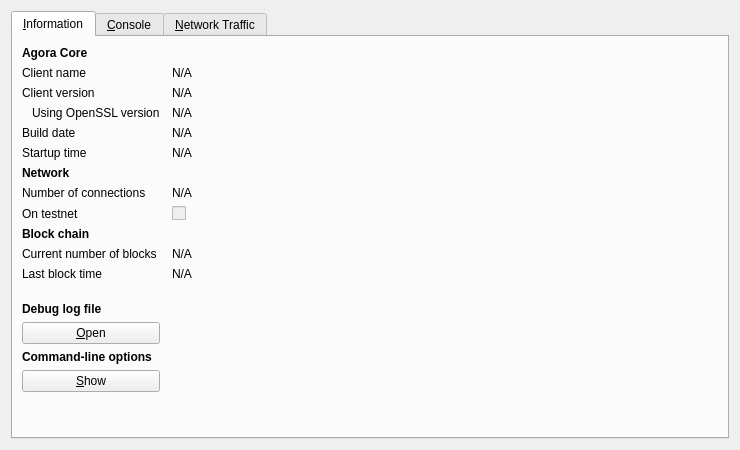
<?xml version="1.0" encoding="UTF-8"?>
<ui version="4.0">
 <class>RPCConsole</class>
 <widget class="QDialog" name="RPCConsole">
  <property name="geometry">
   <rect>
    <x>0</x>
    <y>0</y>
    <width>740</width>
    <height>450</height>
   </rect>
  </property>
  <property name="windowTitle">
   <string>Agora - Debug window</string>
  </property>
  <layout class="QVBoxLayout" name="verticalLayout_2">
   <item>
    <widget class="QTabWidget" name="tabWidget">
     <property name="currentIndex">
      <number>0</number>
     </property>
     <widget class="QWidget" name="tab_info">
      <attribute name="title">
       <string>&amp;Information</string>
      </attribute>
      <layout class="QGridLayout" name="gridLayout" columnstretch="0,1">
       <property name="horizontalSpacing">
        <number>12</number>
       </property>
       <item row="0" column="0">
        <widget class="QLabel" name="label_9">
         <property name="font">
          <font>
           <weight>75</weight>
           <bold>true</bold>
          </font>
         </property>
         <property name="text">
          <string>Agora Core</string>
         </property>
        </widget>
       </item>
       <item row="1" column="0">
        <widget class="QLabel" name="label_5">
         <property name="text">
          <string>Client name</string>
         </property>
        </widget>
       </item>
       <item row="1" column="1">
        <widget class="QLabel" name="clientName">
         <property name="cursor">
          <cursorShape>IBeamCursor</cursorShape>
         </property>
         <property name="text">
          <string>N/A</string>
         </property>
         <property name="textFormat">
          <enum>Qt::PlainText</enum>
         </property>
         <property name="textInteractionFlags">
          <set>Qt::LinksAccessibleByMouse|Qt::TextSelectableByKeyboard|Qt::TextSelectableByMouse</set>
         </property>
        </widget>
       </item>
       <item row="2" column="0">
        <widget class="QLabel" name="label_6">
         <property name="text">
          <string>Client version</string>
         </property>
        </widget>
       </item>
       <item row="2" column="1">
        <widget class="QLabel" name="clientVersion">
         <property name="cursor">
          <cursorShape>IBeamCursor</cursorShape>
         </property>
         <property name="text">
          <string>N/A</string>
         </property>
         <property name="textFormat">
          <enum>Qt::PlainText</enum>
         </property>
         <property name="textInteractionFlags">
          <set>Qt::LinksAccessibleByMouse|Qt::TextSelectableByKeyboard|Qt::TextSelectableByMouse</set>
         </property>
        </widget>
       </item>
       <item row="3" column="0">
        <widget class="QLabel" name="label_14">
         <property name="text">
          <string>Using OpenSSL version</string>
         </property>
         <property name="indent">
          <number>10</number>
         </property>
        </widget>
       </item>
       <item row="3" column="1">
        <widget class="QLabel" name="openSSLVersion">
         <property name="cursor">
          <cursorShape>IBeamCursor</cursorShape>
         </property>
         <property name="text">
          <string>N/A</string>
         </property>
         <property name="textFormat">
          <enum>Qt::PlainText</enum>
         </property>
         <property name="textInteractionFlags">
          <set>Qt::LinksAccessibleByMouse|Qt::TextSelectableByKeyboard|Qt::TextSelectableByMouse</set>
         </property>
        </widget>
       </item>
       <item row="4" column="0">
        <widget class="QLabel" name="label_12">
         <property name="text">
          <string>Build date</string>
         </property>
        </widget>
       </item>
       <item row="4" column="1">
        <widget class="QLabel" name="buildDate">
         <property name="cursor">
          <cursorShape>IBeamCursor</cursorShape>
         </property>
         <property name="text">
          <string>N/A</string>
         </property>
         <property name="textFormat">
          <enum>Qt::PlainText</enum>
         </property>
         <property name="textInteractionFlags">
          <set>Qt::LinksAccessibleByMouse|Qt::TextSelectableByKeyboard|Qt::TextSelectableByMouse</set>
         </property>
        </widget>
       </item>
       <item row="5" column="0">
        <widget class="QLabel" name="label_13">
         <property name="text">
          <string>Startup time</string>
         </property>
        </widget>
       </item>
       <item row="5" column="1">
        <widget class="QLabel" name="startupTime">
         <property name="cursor">
          <cursorShape>IBeamCursor</cursorShape>
         </property>
         <property name="text">
          <string>N/A</string>
         </property>
         <property name="textFormat">
          <enum>Qt::PlainText</enum>
         </property>
         <property name="textInteractionFlags">
          <set>Qt::LinksAccessibleByMouse|Qt::TextSelectableByKeyboard|Qt::TextSelectableByMouse</set>
         </property>
        </widget>
       </item>
       <item row="6" column="0">
        <widget class="QLabel" name="label_11">
         <property name="font">
          <font>
           <weight>75</weight>
           <bold>true</bold>
          </font>
         </property>
         <property name="text">
          <string>Network</string>
         </property>
        </widget>
       </item>
       <item row="7" column="0">
        <widget class="QLabel" name="label_7">
         <property name="text">
          <string>Number of connections</string>
         </property>
        </widget>
       </item>
       <item row="7" column="1">
        <widget class="QLabel" name="numberOfConnections">
         <property name="cursor">
          <cursorShape>IBeamCursor</cursorShape>
         </property>
         <property name="text">
          <string>N/A</string>
         </property>
         <property name="textFormat">
          <enum>Qt::PlainText</enum>
         </property>
         <property name="textInteractionFlags">
          <set>Qt::LinksAccessibleByMouse|Qt::TextSelectableByKeyboard|Qt::TextSelectableByMouse</set>
         </property>
        </widget>
       </item>
       <item row="8" column="0">
        <widget class="QLabel" name="label_8">
         <property name="text">
          <string>On testnet</string>
         </property>
        </widget>
       </item>
       <item row="8" column="1">
        <widget class="QCheckBox" name="isTestNet">
         <property name="enabled">
          <bool>false</bool>
         </property>
         <property name="text">
          <string/>
         </property>
        </widget>
       </item>
       <item row="9" column="0">
        <widget class="QLabel" name="label_10">
         <property name="font">
          <font>
           <weight>75</weight>
           <bold>true</bold>
          </font>
         </property>
         <property name="text">
          <string>Block chain</string>
         </property>
        </widget>
       </item>
       <item row="10" column="0">
        <widget class="QLabel" name="label_3">
         <property name="text">
          <string>Current number of blocks</string>
         </property>
        </widget>
       </item>
       <item row="10" column="1">
        <widget class="QLabel" name="numberOfBlocks">
         <property name="cursor">
          <cursorShape>IBeamCursor</cursorShape>
         </property>
         <property name="text">
          <string>N/A</string>
         </property>
         <property name="textFormat">
          <enum>Qt::PlainText</enum>
         </property>
         <property name="textInteractionFlags">
          <set>Qt::LinksAccessibleByMouse|Qt::TextSelectableByKeyboard|Qt::TextSelectableByMouse</set>
         </property>
        </widget>
       </item>
       <item row="11" column="0">
        <widget class="QLabel" name="label_2">
         <property name="text">
          <string>Last block time</string>
         </property>
        </widget>
       </item>
       <item row="11" column="1">
        <widget class="QLabel" name="lastBlockTime">
         <property name="cursor">
          <cursorShape>IBeamCursor</cursorShape>
         </property>
         <property name="text">
          <string>N/A</string>
         </property>
         <property name="textFormat">
          <enum>Qt::PlainText</enum>
         </property>
         <property name="textInteractionFlags">
          <set>Qt::LinksAccessibleByMouse|Qt::TextSelectableByKeyboard|Qt::TextSelectableByMouse</set>
         </property>
        </widget>
       </item>
       <item row="12" column="0">
        <spacer name="verticalSpacer_2">
         <property name="orientation">
          <enum>Qt::Vertical</enum>
         </property>
         <property name="sizeHint" stdset="0">
          <size>
           <width>20</width>
           <height>20</height>
          </size>
         </property>
        </spacer>
       </item>
       <item row="13" column="0">
        <widget class="QLabel" name="labelDebugLogfile">
         <property name="font">
          <font>
           <weight>75</weight>
           <bold>true</bold>
          </font>
         </property>
         <property name="text">
          <string>Debug log file</string>
         </property>
        </widget>
       </item>
       <item row="14" column="0">
        <widget class="QPushButton" name="openDebugLogfileButton">
         <property name="toolTip">
          <string>Open the Agora debug log file from the current data directory. This can take a few seconds for large log files.</string>
         </property>
         <property name="text">
          <string>&amp;Open</string>
         </property>
         <property name="autoDefault">
          <bool>false</bool>
         </property>
        </widget>
       </item>
       <item row="15" column="0">
        <widget class="QLabel" name="labelCLOptions">
         <property name="font">
          <font>
           <weight>75</weight>
           <bold>true</bold>
          </font>
         </property>
         <property name="text">
          <string>Command-line options</string>
         </property>
        </widget>
       </item>
       <item row="16" column="0">
        <widget class="QPushButton" name="showCLOptionsButton">
         <property name="toolTip">
          <string>Show the Agora-Qt help message to get a list with possible Agora command-line options.</string>
         </property>
         <property name="text">
          <string>&amp;Show</string>
         </property>
         <property name="autoDefault">
          <bool>false</bool>
         </property>
        </widget>
       </item>
       <item row="17" column="0">
        <spacer name="verticalSpacer">
         <property name="orientation">
          <enum>Qt::Vertical</enum>
         </property>
         <property name="sizeHint" stdset="0">
          <size>
           <width>20</width>
           <height>40</height>
          </size>
         </property>
        </spacer>
       </item>
      </layout>
     </widget>
     <widget class="QWidget" name="tab_console">
      <attribute name="title">
       <string>&amp;Console</string>
      </attribute>
      <layout class="QVBoxLayout" name="verticalLayout_3">
       <property name="spacing">
        <number>3</number>
       </property>
       <item>
        <widget class="QTextEdit" name="messagesWidget">
         <property name="minimumSize">
          <size>
           <width>0</width>
           <height>100</height>
          </size>
         </property>
         <property name="readOnly">
          <bool>true</bool>
         </property>
         <property name="tabKeyNavigation" stdset="0">
          <bool>false</bool>
         </property>
         <property name="columnCount" stdset="0">
          <number>2</number>
         </property>
        </widget>
       </item>
       <item>
        <layout class="QHBoxLayout" name="horizontalLayout">
         <property name="spacing">
          <number>3</number>
         </property>
         <item>
          <widget class="QLabel" name="label">
           <property name="text">
            <string notr="true">&gt;</string>
           </property>
          </widget>
         </item>
         <item>
          <widget class="QLineEdit" name="lineEdit"/>
         </item>
         <item>
          <widget class="QPushButton" name="clearButton">
           <property name="maximumSize">
            <size>
             <width>24</width>
             <height>24</height>
            </size>
           </property>
           <property name="toolTip">
            <string>Clear console</string>
           </property>
           <property name="text">
            <string/>
           </property>
           <property name="icon">
            <iconset resource="../bitcoin.qrc">
             <normaloff>:/icons/remove</normaloff>:/icons/remove</iconset>
           </property>
           <property name="shortcut">
            <string notr="true">Ctrl+L</string>
           </property>
           <property name="autoDefault">
            <bool>false</bool>
           </property>
          </widget>
         </item>
        </layout>
       </item>
      </layout>
     </widget>
     <widget class="QWidget" name="tab">
      <attribute name="title">
       <string>&amp;Network Traffic</string>
      </attribute>
      <layout class="QHBoxLayout" name="horizontalLayout_3">
       <item>
        <layout class="QVBoxLayout" name="verticalLayout_4">
         <item>
          <widget class="TrafficGraphWidget" name="trafficGraph" native="true">
           <property name="sizePolicy">
            <sizepolicy hsizetype="Expanding" vsizetype="Expanding">
             <horstretch>0</horstretch>
             <verstretch>0</verstretch>
            </sizepolicy>
           </property>
          </widget>
         </item>
         <item>
          <layout class="QHBoxLayout" name="horizontalLayout_2">
           <item>
            <widget class="QSlider" name="sldGraphRange">
             <property name="minimum">
              <number>1</number>
             </property>
             <property name="maximum">
              <number>288</number>
             </property>
             <property name="pageStep">
              <number>12</number>
             </property>
             <property name="value">
              <number>6</number>
             </property>
             <property name="orientation">
              <enum>Qt::Horizontal</enum>
             </property>
            </widget>
           </item>
           <item>
            <widget class="QLabel" name="lblGraphRange">
             <property name="minimumSize">
              <size>
               <width>100</width>
               <height>0</height>
              </size>
             </property>
             <property name="alignment">
              <set>Qt::AlignCenter</set>
             </property>
            </widget>
           </item>
           <item>
            <widget class="QPushButton" name="btnClearTrafficGraph">
             <property name="text">
              <string>&amp;Clear</string>
             </property>
            </widget>
           </item>
          </layout>
         </item>
        </layout>
       </item>
       <item>
        <layout class="QVBoxLayout" name="verticalLayout">
         <item>
          <widget class="QGroupBox" name="groupBox">
           <property name="title">
            <string>Totals</string>
           </property>
           <layout class="QVBoxLayout" name="verticalLayout_5">
            <item>
             <layout class="QHBoxLayout" name="horizontalLayout_4">
              <item>
               <widget class="Line" name="line">
                <property name="sizePolicy">
                 <sizepolicy hsizetype="Fixed" vsizetype="Fixed">
                  <horstretch>0</horstretch>
                  <verstretch>0</verstretch>
                 </sizepolicy>
                </property>
                <property name="minimumSize">
                 <size>
                  <width>10</width>
                  <height>0</height>
                 </size>
                </property>
                <property name="palette">
                 <palette>
                  <active>
                   <colorrole role="Light">
                    <brush brushstyle="SolidPattern">
                     <color alpha="255">
                      <red>0</red>
                      <green>255</green>
                      <blue>0</blue>
                     </color>
                    </brush>
                   </colorrole>
                  </active>
                  <inactive>
                   <colorrole role="Light">
                    <brush brushstyle="SolidPattern">
                     <color alpha="255">
                      <red>0</red>
                      <green>255</green>
                      <blue>0</blue>
                     </color>
                    </brush>
                   </colorrole>
                  </inactive>
                  <disabled>
                   <colorrole role="Light">
                    <brush brushstyle="SolidPattern">
                     <color alpha="255">
                      <red>0</red>
                      <green>255</green>
                      <blue>0</blue>
                     </color>
                    </brush>
                   </colorrole>
                  </disabled>
                 </palette>
                </property>
                <property name="orientation">
                 <enum>Qt::Horizontal</enum>
                </property>
               </widget>
              </item>
              <item>
               <widget class="QLabel" name="label_16">
                <property name="text">
                 <string>In:</string>
                </property>
               </widget>
              </item>
              <item>
               <widget class="QLabel" name="lblBytesIn">
                <property name="minimumSize">
                 <size>
                  <width>50</width>
                  <height>0</height>
                 </size>
                </property>
                <property name="alignment">
                 <set>Qt::AlignRight|Qt::AlignTrailing|Qt::AlignVCenter</set>
                </property>
               </widget>
              </item>
             </layout>
            </item>
            <item>
             <layout class="QHBoxLayout" name="horizontalLayout_5">
              <item>
               <widget class="Line" name="line_2">
                <property name="sizePolicy">
                 <sizepolicy hsizetype="Fixed" vsizetype="Fixed">
                  <horstretch>0</horstretch>
                  <verstretch>0</verstretch>
                 </sizepolicy>
                </property>
                <property name="minimumSize">
                 <size>
                  <width>10</width>
                  <height>0</height>
                 </size>
                </property>
                <property name="palette">
                 <palette>
                  <active>
                   <colorrole role="Light">
                    <brush brushstyle="SolidPattern">
                     <color alpha="255">
                      <red>255</red>
                      <green>0</green>
                      <blue>0</blue>
                     </color>
                    </brush>
                   </colorrole>
                  </active>
                  <inactive>
                   <colorrole role="Light">
                    <brush brushstyle="SolidPattern">
                     <color alpha="255">
                      <red>255</red>
                      <green>0</green>
                      <blue>0</blue>
                     </color>
                    </brush>
                   </colorrole>
                  </inactive>
                  <disabled>
                   <colorrole role="Light">
                    <brush brushstyle="SolidPattern">
                     <color alpha="255">
                      <red>255</red>
                      <green>0</green>
                      <blue>0</blue>
                     </color>
                    </brush>
                   </colorrole>
                  </disabled>
                 </palette>
                </property>
                <property name="orientation">
                 <enum>Qt::Horizontal</enum>
                </property>
               </widget>
              </item>
              <item>
               <widget class="QLabel" name="label_17">
                <property name="text">
                 <string>Out:</string>
                </property>
               </widget>
              </item>
              <item>
               <widget class="QLabel" name="lblBytesOut">
                <property name="minimumSize">
                 <size>
                  <width>50</width>
                  <height>0</height>
                 </size>
                </property>
                <property name="alignment">
                 <set>Qt::AlignRight|Qt::AlignTrailing|Qt::AlignVCenter</set>
                </property>
               </widget>
              </item>
             </layout>
            </item>
            <item>
             <spacer name="verticalSpacer_4">
              <property name="orientation">
               <enum>Qt::Vertical</enum>
              </property>
              <property name="sizeHint" stdset="0">
               <size>
                <width>20</width>
                <height>407</height>
               </size>
              </property>
             </spacer>
            </item>
           </layout>
          </widget>
         </item>
        </layout>
       </item>
      </layout>
     </widget>
    </widget>
   </item>
  </layout>
 </widget>
 <customwidgets>
  <customwidget>
   <class>TrafficGraphWidget</class>
   <extends>QWidget</extends>
   <header>trafficgraphwidget.h</header>
   <container>1</container>
   <slots>
    <slot>clear()</slot>
   </slots>
  </customwidget>
 </customwidgets>
 <resources>
  <include location="../bitcoin.qrc"/>
 </resources>
 <connections/>
</ui>
